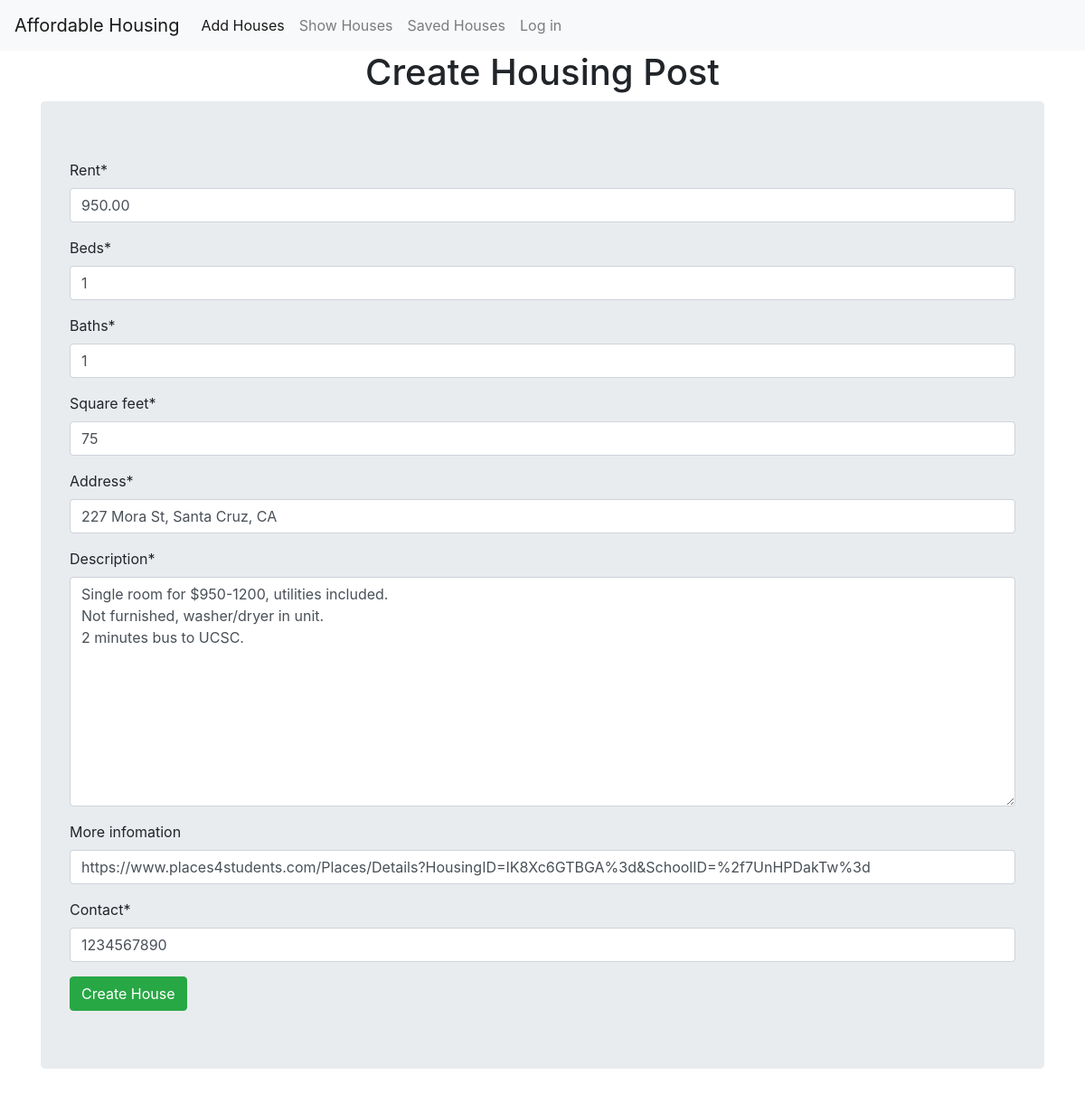
Page /update/4 on the committed database.
### housing/models.py (models this page shows)
class House(models.Model):
    oid = models.AutoField(primary_key=True)
    rent = models.DecimalField(max_digits=8, decimal_places=2, default=1000.00)
    beds = models.IntegerField(default=3)
    baths = models.IntegerField(default=3)
    square_feet = models.IntegerField(default=1000, null=True)
    address = models.CharField(default="", max_length=255)
    description = models.TextField(default="")
    More_infomation = models.URLField(max_length=200, blank=True, null=True)
    contact = models.IntegerField(default=1234567890)

### housing/views.py (the view)
# urls.py: path('update/<int:f_oid>', views.update_view, name= 'update_url'),
def update_view(request, f_oid):
    obj = House.objects.get(oid = f_oid)
    form = HouseForm(instance=obj)
    if request.method == 'POST':
        form = HouseForm(request.POST, instance=obj)
        if form.is_valid():
            form.save()
            return redirect('show_url') ###
    template_name = 'create_view.html'
    context = {'form': form}
    return render(request, template_name, context)

### housing/forms.py
class HouseForm(forms.ModelForm):
    class Meta:
        model = House
        fields = '__all__'
        lables = {
            'rent': 'Monthly Rent',
            'beds': 'Number Of Bedrooms',
            'baths': 'Number of Bathrooms',
            'square_feet': 'Sq. Ft',
            'address': 'Address',
            'description': 'Description',
            'contact': 'Contact Number',
        }
        widgets  = {
            'rent' : forms.NumberInput(attrs={'placeholder': 'eg. 1800'}),
            'beds' : forms.NumberInput(attrs={'placeholder': 'eg. 1800'}),
            'baths' : forms.NumberInput(attrs={'placeholder': 'eg. 1800'}),
            'square_feet' : forms.NumberInput(attrs={'placeholder': 'eg. 1800'}),
            'address' : forms.TextInput(attrs={'placeholder': 'eg. 1800'}),
            'description' : forms.Textarea(attrs={'placeholder': 'eg. 1800'}),
            'contact' : forms.NumberInput(attrs={'placeholder': 'eg. 1800'}),
            'moreInfo' : forms.URLInput(attrs={'placeholder': 'eg. https://example.com'}),
        }

### housing/templates/create_view.html (shortened to what this page needs)
{% extends 'layout.html' %}
{% load crispy_forms_tags %}
{% block content %}
<center><h1>Create Housing Post</h1></center>
<div class="container">
   <form method="post" class="jumbotron">
       {{form|crispy}}
       <input type="submit" value="Create House" class="btn btn-success">
   </form>
</div>
{% endblock %}

### rows in the picture
House: rent "950.00", beds "1", baths "1", square_feet "75", address "227 Mora St, Santa Cruz, CA", description "Single room for $950-1200, utilities included. Not furnished, washer/dryer in unit. 2 minutes bus to UCSC.", More_infomation "https://www.places4students.com/Places/Details?HousingID=IK8Xc6GTBGA%3d&SchoolID=%2f7UnHPDakTw%3d", contact "1234567890"
